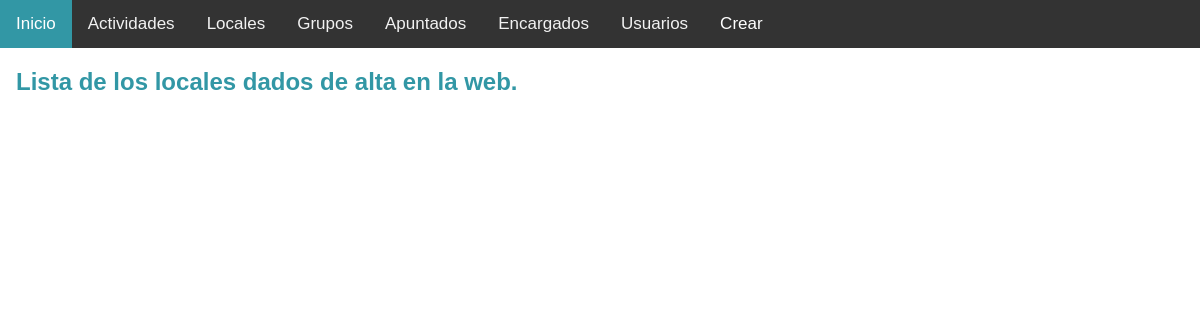
Before: /local/ with the older database file.
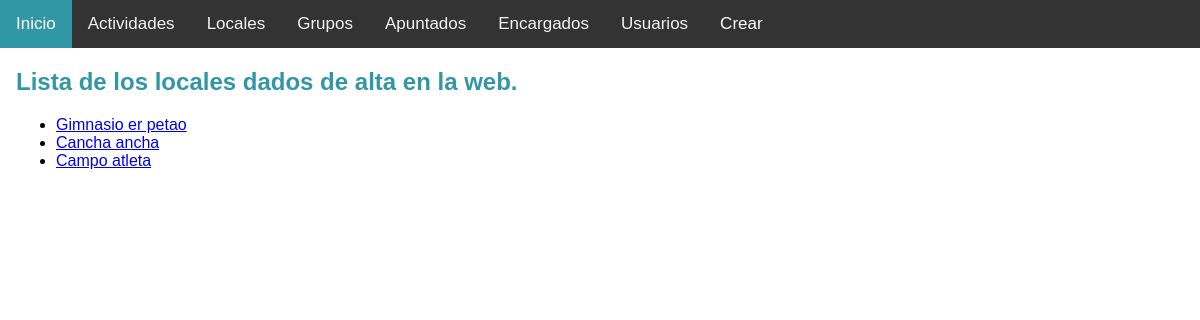
After: the same page with the newer database file.
### findysport_app/models.py (models this page shows, shortened)
class Local(models.Model):
    nombre_local = models.CharField(max_length=30)
    direccion_local = models.CharField(max_length=30)
    ciudad = models.CharField(max_length=30)

### findysport_app/views.py (the view)
# urls.py: path('local/', LocalListView.as_view(), name = "local-list"),
class LocalListView(ListView):
    model = Local

### findysport_app/templates/findysport_app/local_list.html (shortened to what this page needs)
{% extends "base.html" %}
{% block content %}
<h2>Lista de los locales dados de alta en la web.</h2>
<ul>
    {% for local in object_list %}
    <li>
    <a href="{% url 'local-detail' local.pk %}">{{ local.nombre_local }}</a>
    </li>
    {% endfor %}
</ul>
{% endblock %}

Changed rows visible on the page:
added Local: nombre_local "Gimnasio er petao"
added Local: nombre_local "Cancha ancha"
added Local: nombre_local "Campo atleta"
